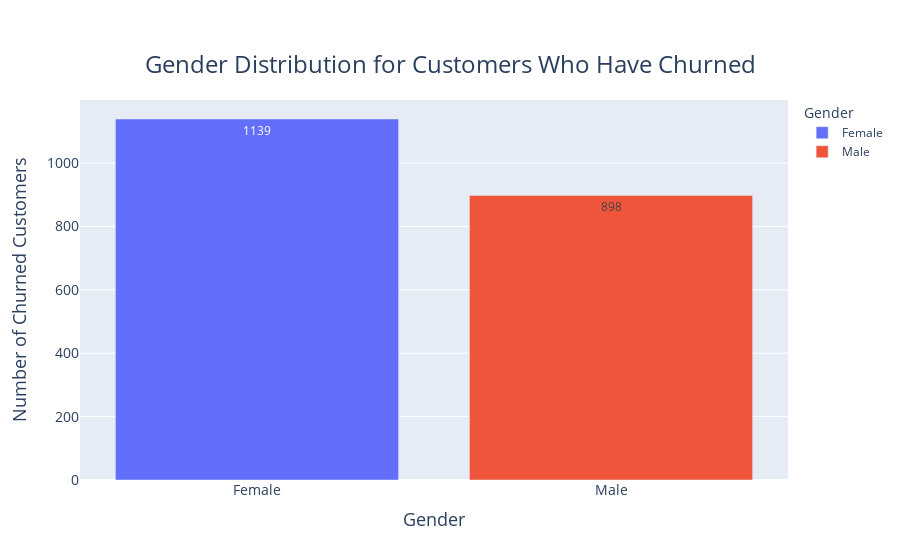

Notebook source saved alongside this figure:
### Markdown cell above
- The churn rate for females is 25\%.
- The churn rate for males is 16\%.

### Code cell
# Create bar graph using Plotly Express
fig = px.bar(
    true_gender_churned_counts,
    x='Gender',
    y='Count',
    title='Gender Distribution for Customers Who Have Churned',
    labels={'Count': 'Number of Churned Customers', 'Gender': 'Gender'},
    color='Gender',
    text='Count'
)
# Center the title and make it bigger
fig.update_layout(
    title={
        'text': "Gender Distribution for Customers Who Have Churned",
        'y':0.9,  # Adjust the vertical position of the title
        'x':0.5,  # Center the title
        'xanchor': 'center',
        'yanchor': 'top',
        'font': {'size': 24}  # Adjust the font size of the title
    },
    xaxis_title={
        'text': 'Gender',
        'font': {'size': 18}  # Adjust the x-axis title font size
    },
    yaxis_title={
        'text': 'Number of Churned Customers',
        'font': {'size': 18}  # Adjust the y-axis title font size
    }
)
# Make the tick labels on both axes bigger
fig.update_xaxes(tickfont={'size': 14})
fig.update_yaxes(tickfont={'size': 14})

fig.show()

### Figure 1 — Plotly figure (JSON) as saved in the notebook; plotly's stock layout.template omitted (floating-point values rounded to 4 significant figures)
{"data": [{"alignmentgroup": "True", "hovertemplate": "Gender=%{x}<br>Number of Churned Customers=%{text}<extra></extra>", "legendgroup": "Female", "marker": {"color": "#636efa", "pattern": {"shape": ""}}, "name": "Female", "offsetgroup": "Female", "orientation": "v", "showlegend": true, "text": [1139], "textposition": "auto", "type": "bar", "x": ["Female"], "xaxis": "x", "y": [1139], "yaxis": "y"}, {"alignmentgroup": "True", "hovertemplate": "Gender=%{x}<br>Number of Churned Customers=%{text}<extra></extra>", "legendgroup": "Male", "marker": {"color": "#EF553B", "pattern": {"shape": ""}}, "name": "Male", "offsetgroup": "Male", "orientation": "v", "showlegend": true, "text": [898], "textposition": "auto", "type": "bar", "x": ["Male"], "xaxis": "x", "y": [898], "yaxis": "y"}], "layout": {"barmode": "relative", "legend": {"title": {"text": "Gender"}, "tracegroupgap": 0}, "title": {"font": {"size": 24}, "text": "Gender Distribution for Customers Who Have Churned", "x": 0.5, "xanchor": "center", "y": 0.9, "yanchor": "top"}, "xaxis": {"anchor": "y", "categoryarray": ["Female", "Male"], "categoryorder": "array", "domain": [0, 1], "tickfont": {"size": 14}, "title": {"font": {"size": 18}, "text": "Gender"}}, "yaxis": {"anchor": "x", "domain": [0, 1], "tickfont": {"size": 14}, "title": {"font": {"size": 18}, "text": "Number of Churned Customers"}}}}
